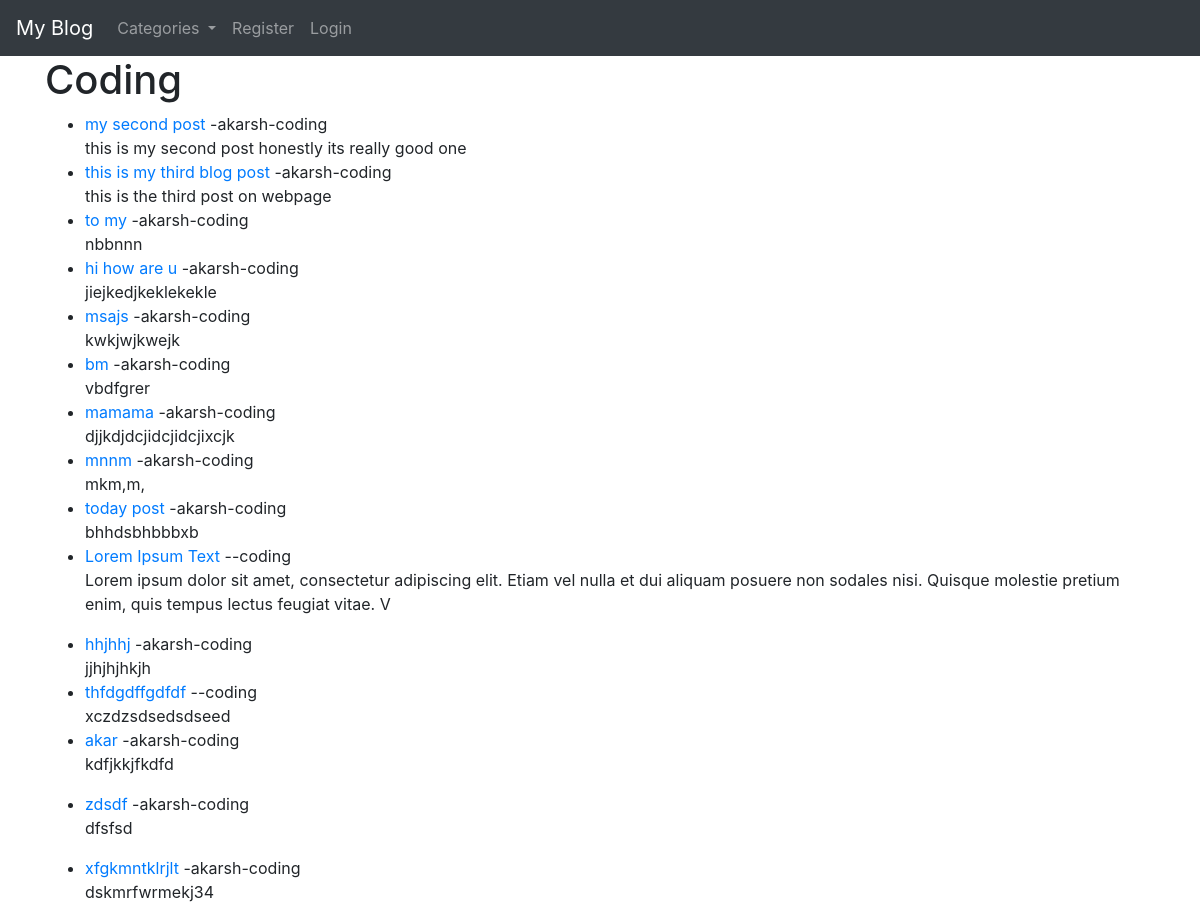
Page /theblog/category/coding on the committed database.
### theblog/models.py (models this page shows, shortened)
class post(models.Model):
    title=models.CharField(max_length=255,null=True,blank=True)
    title_tag=models.CharField(max_length=255,null=True,blank=True,default="my blog")
    author = models.ForeignKey(User,on_delete=models.CASCADE)
    body=RichTextField(blank=True,null=True)
    image=models.ImageField(upload_to="profile/",null=True,blank=True)
    publication_date=models.DateField(auto_now_add=True,)
    category=models.CharField(max_length=255,default="coding")
    snippet=models.CharField(max_length=255)
    like=models.ManyToManyField(User,related_name='blog_posts')

### theblog/views.py (the view)
# urls.py: path('category/<cats>', CategoryView, name="category"),
def CategoryView(request,cats):
    print(cats.replace('-', ' '))
    cart_menu = category.objects.all()
    category_post = post.objects.filter(category=cats.replace('-', ' '))
    return render(request,"categories.html",{'cats':cats.title().replace('-', ' '),"category_post":category_post,'cart_menu':cart_menu})

### theblog/templates/categories.html (shortened to what this page needs)
{% extends 'base.html' %}
{% block content %}
      {% if category_post %}
                  <h1>{{ cats }}</h1>
<ul>
            {% for i in category_post %}
      <li><a href="{% url 'article-detail' i.pk %}">{{i.title}}</a> -{{i.author.first_name}}-{{i.category}}
<br>
       {{i.body|slice:"200"|safe}}</li>
    {% endfor %}
                    </ul>
    {% else %}
        sorry..
    {% endif %}
{% endblock %}

### rows in the picture
post: title "my second post", author.first_name "akarsh", category "coding", body "this is my second post honestly its really good one"
post: title "this is my third blog post", author.first_name "akarsh", category "coding", body "this is the third post on webpage"
post: title "to my", author.first_name "akarsh", category "coding", body "nbbnnn"
post: title "hi how are u", author.first_name "akarsh", category "coding", body "jiejkedjkeklekekle"
post: title "msajs", author.first_name "akarsh", category "coding", body "kwkjwjkwejk"
post: title "bm", author.first_name "akarsh", category "coding", body "vbdfgrer"
post: title "mamama", author.first_name "akarsh", category "coding", body "djjkdjdcjidcjidcjixcjk"
post: title "mnnm", author.first_name "akarsh", category "coding", body "mkm,m,"
post: title "today post", author.first_name "akarsh", category "coding", body "bhhdsbhbbbxb"
post: title "Lorem Ipsum Text", category "coding", body "Lorem ipsum dolor sit amet, consectetur adipiscing elit. Etiam vel nulla et dui aliquam posuere non sodales nisi. Quisque molestie pretium enim, quis tempus lectus feugiat vitae. V"
post: title "hhjhhj", author.first_name "akarsh", category "coding", body "jjhjhjhkjh"
post: title "thfdgdffgdfdf", category "coding", body "xczdzsdsedsdseed"
post: title "akar", author.first_name "akarsh", category "coding", body "kdfjkkjfkdfd"
post: title "zdsdf", author.first_name "akarsh", category "coding", body "dfsfsd"
post: title "xfgkmntklrjlt", author.first_name "akarsh", category "coding", body "dskmrfwrmekj34"

### other values in the picture
{{ cats }} "Coding"
